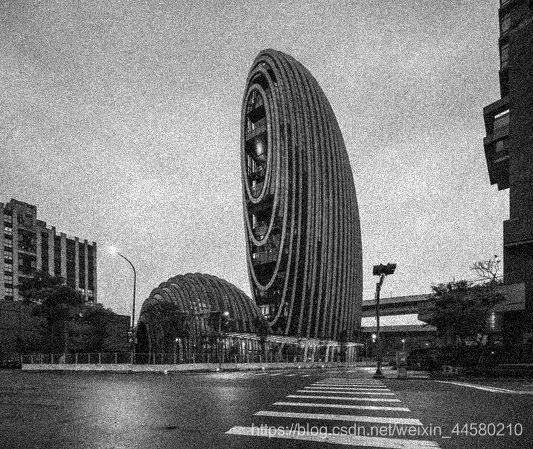
#> input picture 维纳滤波/input_image.jpg, 533 x 449 px
$ python cvwork2.py
#> lines starting #> are read from the running program, lines starting #| are printed output that depends on the picture
import cv2
import numpy as np

def wiener_filter(image, kernel, K):
    # 使用傅里叶变换将图像和卷积核转换为频域
#> called with kernel = array of shape (3, 3), K = 0.24
    image_freq = np.fft.fft2(image)
    kernel_freq = np.fft.fft2(kernel, image.shape)

    # 计算卷积结果的幅度谱
    kernel_freq_abs = np.abs(kernel_freq)
    kernel_freq_abs_squared = np.square(kernel_freq_abs)
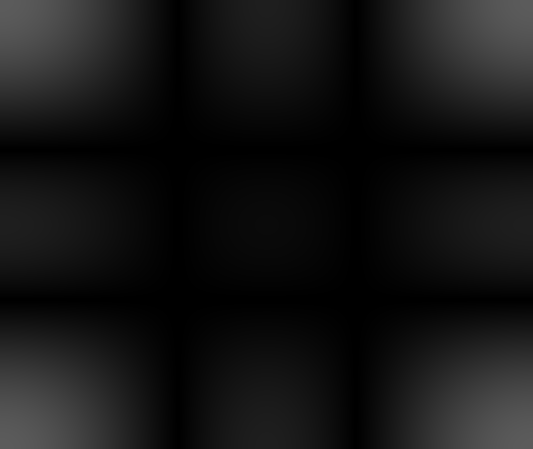
#> kernel_freq_abs: shape (449, 533) float64; min 2.19e-06, max 0.36, mean 0.0825

    # 应用维纳滤波器公式
    result_freq = np.conj(kernel_freq) * image_freq / (np.square(kernel_freq) + K)

    # 将频域结果转换为空域图像
    result = np.fft.ifft2(result_freq)
    result = np.abs(result)
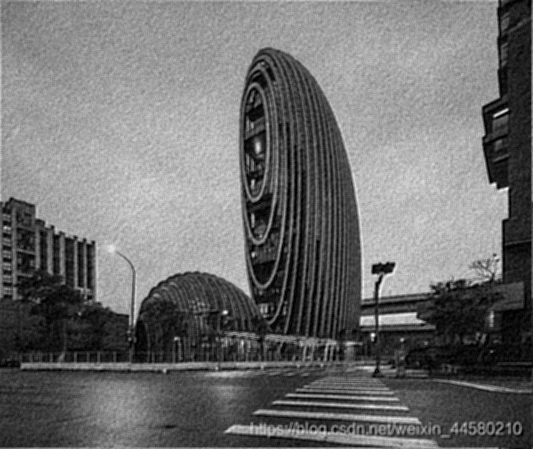
#> result: shape (449, 533) float64; min 0.000212, max 277.1, mean 122; drawn with min black and max white
    result = np.uint8(result)

    return result

def calculate_psnr(original, filtered):
    mse = np.mean((original - filtered) ** 2)
    max_pixel = np.max(original)
    psnr = 20 * np.log10(max_pixel / np.sqrt(mse))
    return psnr

if __name__ == '__main__':
    # 读取输入图像
    image = cv2.imread('input_image.jpg', cv2.IMREAD_GRAYSCALE)

    # 定义模糊核
    kernel = np.ones((3, 3), dtype=np.float32) / 25.0

    # 维纳滤波参数
    K = 0.24
    #慢慢试出来的。。

    # 应用维纳滤波
    filtered_image = wiener_filter(image, kernel, K)


    # 保存结果图像
    cv2.imwrite('output_image.jpg', filtered_image)

    # 显示原始图像和滤波结果
    cv2.imshow("Original Image", image)
    cv2.imshow("Filtered Image", filtered_image)
    cv2.waitKey(0)
